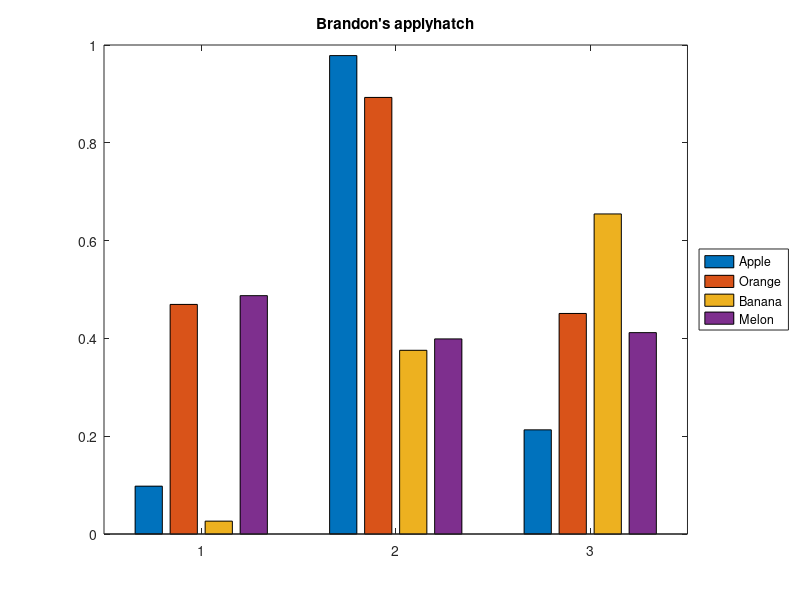

MATLAB code to generate this figure: (Note: this script raises an error after producing the figure.)
% Create original plot
fH = gcf; colormap(jet(4));
h = bar(rand(3, 4));
legend('Apple', 'Orange', 'Banana', 'Melon', 'Location', 'EastOutside');


% Apply Brandon's function
tH = title('Brandon''s applyhatch');
applyhatch_pluscolor(fH, '\-x.', 0, [1 0 1 0], jet(4));
function A = makehatch_plus(hatch,n,m)
%MAKEHATCH_PLUS Predefined hatch patterns
%
% Modification of MAKEHATCH to allow for selection of matrix size. Useful whe using 
%   APPLYHATCH_PLUS with higher resolution output.
%
% input (optional) N    size of hatch matrix (default = 6)
% input (optional) M    width of lines and dots in hatching (default = 1)
%
%  MAKEHATCH_PLUS(HATCH,N,M) returns a matrix with the hatch pattern for HATCH
%   according to the following table:
%      HATCH        pattern
%     -------      ---------
%        /          right-slanted lines
%        \          left-slanted lines
%        |          vertical lines
%        -          horizontal lines
%        +          crossing vertical and horizontal lines
%        x          criss-crossing lines
%        .          square dots
%        c          circular dots
%        w          Just a blank white pattern
%        k          Just a totally black pattern
%
%  See also: APPLYHATCH, APPLYHATCH_PLUS, APPLYHATCH_PLUSCOLOR, MAKEHATCH

%  By Ben Hinkle, bhinkle@mathworks.com
%  This code is in the public domain. 

% Modified Brian FG Katz    8-aout-03
% Modified David M Kaplan    19-fevrier-08

if ~exist('n','var'), n = 6; end
if ~exist('m','var'), m = 1; end
n=round(n);

switch (hatch)
  case '\'
    [B,C] = meshgrid( 0:n-1 );
    B = B-C; 
    clear C
    A = abs(B) <= m/2;
    A = A | abs(B-n) <= m/2;
    A = A | abs(B+n) <= m/2;
  case '/'
    A = fliplr(makehatch_plus('\',n,m));
  case '|'
    A=zeros(n);
    A(:,1:m) = 1;
  case '-'
    A = makehatch_plus('|',n,m);
    A = A';
  case '+'
    A = makehatch_plus('|',n,m);
    A = A | A';
  case 'x'
    A = makehatch_plus('\',n,m);
    A = A | fliplr(A);
  case '.'
    A=zeros(n);
    A(1:2*m,1:2*m)=1;
  case 'c'
    [B,C] = meshgrid( 0:n-1 );
    A = sqrt(B.^2+C.^2) <= m;
    A = A | fliplr(A) | flipud(A) | flipud(fliplr(A));
  case 'w'
    A = zeros(n);
  case 'k'
    A = ones(n);
  otherwise
    error(['Undefined hatch pattern "' hatch '".']);
end
end

function [im_hatch,colorlist] = applyhatch_pluscolor(h,patterns,CvBW,Hinvert,colorlist, ...
                                                dpi,hatchsc,lw)
%APPLYHATCH_PLUSCOLOR Apply hatched patterns to a figure in BW or Color
%  APPLYHATCH_PLUSCOLOR(H,PATTERNS) creates a new figure from the figure H by
%  replacing distinct colors in H with the black and white
%  patterns in PATTERNS. The format for PATTERNS can be
%    a string of the characters:
%    '/', '\', '|', '-', '+', 'x', '.', 'c', 'w', 'k'
%    (see makehatch_plus.m for more details) or
%    a cell array of matrices of zeros (white) and ones (black)
%
%  In addition, H can alternatively be a uint8 NxMx3 matrix of the type
%  produced by imread.  In this case, colors in this image will be
%  replaced with patterns as if it was a figure.  A final figure window
%  will be generated that displays the result.  The DPI argument
%  discussed below will be ignored if H is an image matrix.
%
%  APPLYHATCH_PLUSCOLOR(H,PATTERNS,CVBW) binary value for choice of Color or Black
%  and White plots. If color is chosen the color will match that of the 
%  current fill. 1 -> Color, anything else -> BW
%
%  APPLYHATCH_PLUSCOLOR(H,PATTERNS,CVBW,HINVERT) binary value to invert the hatch.
%  i.e., if it is black lines with a white background, that becomes white
%  lines with a black background. This can either be a scalar value or a 
%  1xN array equal to the length of PATTERNS. When used as an array each
%  PATTERNS(i) will be inverted according to Hinvert(i). 1 -> Invert,
%  anything else -> Non Inverted
%
%  APPLYHATCH_PLUSCOLOR(H,PATTERNS,CVBW,HINVERT,COLORS) maps the colors in the n by 3
%  matrix COLORS to PATTERNS. Each row of COLORS specifies an RGB
%  color value.
%
%  Note this function makes a bitmap image of H and so is limited
%  to bitmap output.
%
%  Additional arguments:
%
%  [im_hatch,colorlist] = applyhatch_plus(h,patterns,CvBW,Hinvert,colorlist,dpi,hatchsc,linewidth)
%
%   input   DPI         allows specification of bitmap resolution, making plot resolution
%                       better for printing.  Ignored if H is an image matrix.
%           HATCHSC     multiplier for hatch scale to increase size of pattern for better operation
%                       at higher resolutions
%                       default [] uses screen resolution as in
%                       APPLYHATCH
%           LINEWIDTH   A scaling factor to apply to line and dot sizes
%                       in hatching.  Defaults to 1.
%   output  IM_HATCH    RGB bitmap matrix of new figure
%                       use IMWRITE to output in desired format
%           COLORLIST   List of colors actually replaced.  Useful info if
%                       no colorlist initially given to function.
%                       Colorlist will be uint8, not 0-1 scale as
%                       originally specified.
%
%  Example 1:
%    bar(rand(3,4));
%    [im_hatch,colorlist] = applyhatch_pluscolor(gcf,'\-x.',0,0,[],150);
%    imwrite(im_hatch,'im_hatch.png','png')
%
%  Example 2:
%    bar(rand(3,4));
%    [im_hatch,colorlist] = applyhatch_pluscolor(gcf,'\-x.',1,[],[],150);
%    imwrite(im_hatch,'im_hatch.png','png')
%
%  Example 3:
%    colormap(cool(6));
%    pie(rand(6,1));
%    legend('Jan','Feb','Mar','Apr','May','Jun');
%    im_hatch = applyhatch_pluscolor(gcf,'|-.+\/',1,[1 1 0 1 0 0],cool(6),200,3,2);
%    imwrite(im_hatch,'im_hatch.png','png')
%
%  Example 4: Produces roughly the same thing as example 1
%    bar(rand(3,4));
%    print -dtiff -r150 im.tiff
%    im = imread( 'im.tiff', 'tiff' );
%    [im_hatch,colorlist] = applyhatch_pluscolor(im,'\-x.');
%    imwrite(im_hatch,'im_hatch.tiff','tiff')
%    
%
% Modification of APPLYHATCH to allow higher resolution output
% Modified Brian FG Katz    8-aout-03
% Modified David M Kaplan   19-fevrier-08
%
% Modification of APPLYHATCH_PLUS to allow for color and inverted hatch
% Modified Brandon Levey  May 6, 2009
%
%  See also: APPLYHATCH, APPLYHATCH_PLUS, MAKEHATCH, MAKEHATCH_PLUS

%  By Ben Hinkle, bhinkle@mathworks.com
%  This code is in the public domain. 


if ~exist('CvBW','var'); CvBW = 0      ; end  % defaults to black and white
if isempty(CvBW); CvBW = 0     ; end  % defaults to black and white
if (CvBW ~= 0 && CvBW ~= 1); CvBW = 0     ; end  % defaults to black and white

if ~exist('Hinvert','var'); Hinvert = 0      ; end  % defaults to not inverted
if isempty(Hinvert); Hinvert = 0     ; end  % defaults to not inverted
if length(Hinvert) == length(patterns) || length(Hinvert) == 1
    for i = 1:length(Hinvert)
        if Hinvert(i) ~= 0 && Hinvert(i) ~= 1; Hinvert(i) = 0     ; end
    end
else
    error(['The length of Hinvert must be 1 or equal to the length of PATTERNS']);
end

if ~exist('hatchsc','var'); hatchsc = 1      ; end
if ~exist('dpi','var'); dpi = 0          ; end     % defaults to screen resolution
if ~exist('colorlist','var'); colorlist = []   ; end
if ~exist('lw','var'); lw=1; end

if numel(h) == 1 % Assume it is a figure window
  oldppmode = get(h,'paperpositionmode');
  oldunits = get(h,'units');
  oldcolor = get(h,'color');
  oldpos = get(h,'position');
  set(h,'paperpositionmode','auto');
  set(h,'units','pixels');
  set(h,'color',[1 1 1]);
  figsize = get(h,'position');

  bits = hardcopy(h,'-dzbuffer',['-r' num2str(dpi)]);

  % % Try a different approach using a temporary file - use this if having probs
  % tn = [ tempname '.tif' ];
  % print( '-dtiff', [ '-r' num2str(dpi) ], tn )
  % bits = uint8( imread( tn, 'TIFF' ) );
  % delete(tn)
  
  set(h,'paperpositionmode',oldppmode);
  set(h,'color',oldcolor);
elseif size(h,3) == 3 % Assume it is an image matrix
  bits = h;
  oldunits='pixels';
  oldpos = [ 0, 0, size(bits,2), size(bits,1) ];
  figsize = oldpos;
else 
  error( 'Bad first argument.' );
end

bwidth = size(bits,2);
bheight = size(bits,1);
bsize = bwidth * bheight;

%%%%%%%%%%%%%%%%%%%%%%%%%%%%%%%%%%%%%%%%%%%%%%%%%%
% The next bit basically modernizes the original
% version of this function using things like unique
% and for loops
%%%%%%%%%%%%%%%%%%%%%%%%%%%%%%%%%%%%%%%%%%%%%%%%%%
% Make bitmap one long matrix with 3 columns
bits = reshape(bits,[bsize,3]);

% Convert original color scale to 255 scale
if ~isempty(colorlist)
  % NOTE: Added "floor" below because this seems to better pick out
  % correct colors produced by "hardcopy above better than uint8 by itself
  
  %colorlist = uint8(255*colorlist);
  colorlist = uint8(floor(255*colorlist));
else
  % Find unique colors in image - this takes a long time at high resolution
  [B,I,J] = unique( bits, 'rows' );

  switch CvBW
      case 0 % BW plot
        % Find just "colored" colors
        C = find( B(:,1)~=B(:,2) | B(:,1)~=B(:,3) );
      case 1 % color plot
        % Find all non black and white
        B = sortrows(B);
        C = 1:size(B,1);
        C = C(2:end-1)';
  end
  
  colorlist = B( C , : );
end

% Loop over list of colors and find matches
for k = 1:size(colorlist,1)

  % Find points that match color
  if exist('B','var') % Use unique colors if around
    I = C(k) == J;
  else % Otherwise test each point
    cc = colorlist(k,:);
    I = bits(:,1)==cc(1) & bits(:,2)==cc(2) & bits(:,3)==cc(3);
    if ~any(I(:)), continue, end
  end

  % What pattern to use
  pati = mod( k-1, numel(patterns) ) + 1;
  if iscell(patterns)
    pattern = patterns{pati};
  elseif isa(patterns,'char')
    pattern = makehatch_plus(patterns(pati),6*hatchsc,lw);
  else
    pattern = patterns;
  end
  pattern = uint8(1-pattern);
  
  if length(Hinvert) == 1
    invertHatch = logical(Hinvert);
  else
    invertHatch = logical(Hinvert(pati));
  end

  % Make a big pattern matching size of bits
  pheight = size(pattern,2);
  pwidth = size(pattern,1);
  ratioh = ceil(bheight/pheight);
  ratiow = ceil(bwidth/pwidth);
  bigpattern = repmat(pattern,[ratioh ratiow]);
  if ratioh*pheight > bheight
    bigpattern(bheight+1:end,:) = [];
  end
  if ratiow*pwidth > bwidth
    bigpattern(:,bwidth+1:end) = [];
  end
  
  % Put that pattern into bits and logical values based on CvBW and Hinvert
  switch CvBW
      case 0 % BW
          if invertHatch
              bits(find(I),:) = repmat(~bigpattern(I)*255,[1,3]);
          else
              bits(find(I),:) = repmat(bigpattern(I)*255,[1,3]);
          end
      case 1 % Color
          if invertHatch
              bits(find(I),:) = [ ...
                (uint8(bigpattern(I)) * colorlist(k,1)) + uint8((~bigpattern(I)) * 255), ...
                (uint8(bigpattern(I)) * colorlist(k,2)) + uint8((~bigpattern(I)) * 255), ...
                (uint8(bigpattern(I)) * colorlist(k,3)) + uint8((~bigpattern(I)) * 255)];
          else
              bits(find(I),:) = [ ...
                (uint8(~bigpattern(I)) * colorlist(k,1)) + uint8((bigpattern(I)) * 255), ...
                (uint8(~bigpattern(I)) * colorlist(k,2)) + uint8((bigpattern(I)) * 255), ...
                (uint8(~bigpattern(I)) * colorlist(k,3)) + uint8((bigpattern(I)) * 255)];
          end
  end
  
end

% Put bits back into its normal shape
bits = reshape( bits, [bheight,bwidth,3] );

%%%%%%%%%%%%%%%%%%%%%%%%%%%%%%%%%%%%%%%%%%%%%%%%%%
% Replot
%%%%%%%%%%%%%%%%%%%%%%%%%%%%%%%%%%%%%%%%%%%%%%%%%%
newfig = figure('units',oldunits,'visible','off');
imaxes = axes('parent',newfig,'units','pixels');
im = image(bits,'parent',imaxes);
%fpos = get(newfig,'position');
%set(newfig,'position',[fpos(1:2) figsize(3) figsize(4)+1]);
set(newfig,'position',oldpos)
set(newfig,'units','pixels')
set(imaxes,'position',[0 0 figsize(3) figsize(4)+1],'visible','off');
set(newfig,'visible','on');

set(newfig,'units','normalized');
set(imaxes,'units','normalized');
set(imaxes,'DataAspectRatio',[1 1 1],'DataAspectRatioMode','manual');


if nargout > 0, im_hatch = bits; end
if nargout < 2, clear colorlist; end
end

